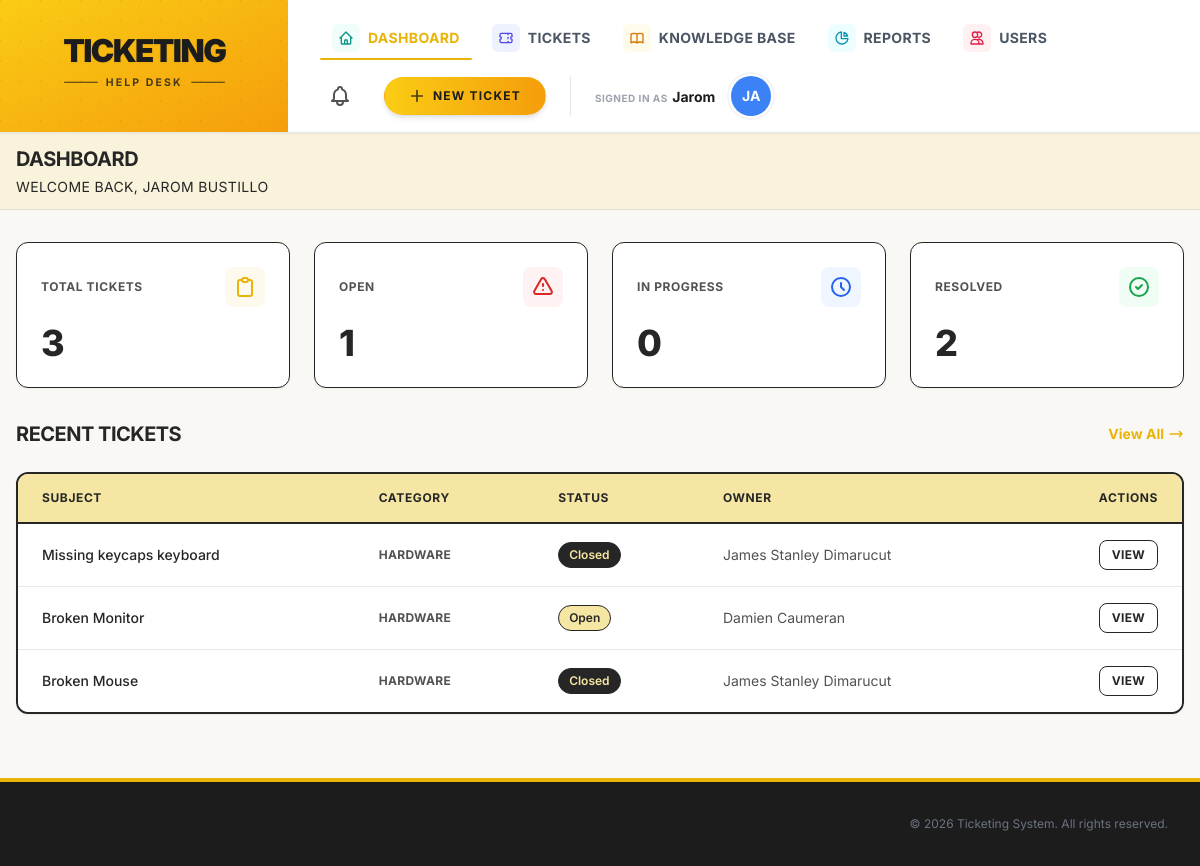
The app's page /dashboard.php (signed in) with its own data.
### tables this page shows
CREATE TABLE `tickets` (
  `id` int(11) UNSIGNED NOT NULL,
  `user_id` int(11) UNSIGNED NOT NULL,
  `subject` varchar(255) NOT NULL,
  `description` text NOT NULL,
  `category` varchar(50) NOT NULL DEFAULT 'Other',
  `ticket_type` enum('Incident','Request') NOT NULL DEFAULT 'Incident',
  `status` varchar(50) NOT NULL DEFAULT 'Open',
  `priority` varchar(50) NOT NULL DEFAULT 'normal',
  `technician_response` text DEFAULT NULL,
  `hours_worked` decimal(10,2) DEFAULT NULL,
  `importance` varchar(50) DEFAULT NULL,
  `resolution_status` varchar(50) DEFAULT NULL,
  `additional_comments` text DEFAULT NULL,
  `created_at` datetime DEFAULT current_timestamp()
);

CREATE TABLE `users` (
  `id` int(11) UNSIGNED NOT NULL,
  `name` varchar(255) NOT NULL,
  `username` varchar(50) NOT NULL,
  `password` varchar(255) NOT NULL,
  `role` enum('help_desk','admin','technician') NOT NULL DEFAULT 'help_desk',
  `created_at` datetime DEFAULT current_timestamp()
);

### includes/auth.php (called while the page is built, shortened)
<?php
function status_badge_class($status)
{
  $st = strtolower((string) $status);
  $base = 'inline-flex items-center px-2.5 py-1 rounded-full text-xs font-semibold border border-[#262626]';
  if (strpos($st, 'open') !== false)
    return $base . ' bg-[#f5e6a3] text-[#262626]';
  if (strpos($st, 'close') !== false)
    return $base . ' bg-[#262626] text-[#f5e6a3]';
  return $base . ' bg-white text-[#262626]';
}

### dashboard.php (the view, shortened to what this page needs)
<?php
require_once 'db.php';
require_once 'includes/auth.php';
require_once 'includes/header.php';
$sql = ($user['role'] === 'admin' || $user['role'] === 'technician')
  ? "SELECT tickets.*, users.name FROM tickets JOIN users ON users.id = tickets.user_id ORDER BY tickets.id DESC LIMIT 20"
  : "SELECT * FROM tickets WHERE user_id = ? ORDER BY id DESC LIMIT 20";
if ($user['role'] === 'admin' || $user['role'] === 'technician') {
  $res = $conn->query($sql);
} else {
  $stmt = $conn->prepare($sql);
  $stmt->bind_param('i', $user['id']);
  $stmt->execute();
  $res = $stmt->get_result();
}
$rows = $res ? $res->fetch_all(MYSQLI_ASSOC) : [];
$stats = [];
if ($user['role'] === 'admin' || $user['role'] === 'technician') {
  $total_res = $conn->query("SELECT COUNT(*) as c FROM tickets");
  $stats['total'] = $total_res->fetch_assoc()['c'];
  $open_res = $conn->query("SELECT COUNT(*) as c FROM tickets WHERE status = 'Open'");
  $stats['open'] = $open_res->fetch_assoc()['c'];
  $ip_res = $conn->query("SELECT COUNT(*) as c FROM tickets WHERE status = 'In Progress'");
  $stats['in_progress'] = $ip_res->fetch_assoc()['c'];
  $closed_res = $conn->query("SELECT COUNT(*) as c FROM tickets WHERE status = 'Closed'");
  $stats['closed'] = $closed_res->fetch_assoc()['c'];
}
?>
<section aria-labelledby="stats-heading" class="mb-8">
  <div class="grid grid-cols-2 lg:grid-cols-4 gap-6">
    <div
      class="bg-white border text-[#262626] rounded-xl p-6 shadow-sm hover:shadow-md hover:-translate-y-1 transition-all duration-200 border-[#262626]">
      <div class="flex items-center justify-between mb-4">
        <span class="text-xs font-bold text-[#525252] uppercase tracking-wider">Total Tickets</span>
        <div class="p-2 bg-[#f5e6a3]/20 rounded-lg text-[#eab308]">
          <svg xmlns="http://www.w3.org/2000/svg" class="w-6 h-6" fill="none" viewBox="0 0 24 24" stroke="currentColor"
            stroke-width="2">
            <path stroke-linecap="round" stroke-linejoin="round"
              d="M9 5H7a2 2 0 00-2 2v12a2 2 0 002 2h10a2 2 0 002-2V7a2 2 0 00-2-2h-2M9 5a2 2 0 002 2h2a2 2 0 002-2M9 5a2 2 0 012-2h2a2 2 0 012 2" />
          </svg>
        </div>
      </div>
      <div class="text-4xl font-extrabold text-[#262626]"><?= $stats['total'] ?></div>
    </div>
    <div
      class="bg-white border text-[#262626] rounded-xl p-6 shadow-sm hover:shadow-md hover:-translate-y-1 transition-all duration-200 border-[#262626]">
      <div class="flex items-center justify-between mb-4">
        <span class="text-xs font-bold text-[#525252] uppercase tracking-wider">Open</span>
        <div class="p-2 bg-red-50 rounded-lg text-red-600">
        </div>
      </div>
      <div class="text-4xl font-extrabold text-[#262626]"><?= $stats['open'] ?></div>
    </div>
    <div
      class="bg-white border text-[#262626] rounded-xl p-6 shadow-sm hover:shadow-md hover:-translate-y-1 transition-all duration-200 border-[#262626]">
      <div class="flex items-center justify-between mb-4">
        <span class="text-xs font-bold text-[#525252] uppercase tracking-wider">In Progress</span>
        <div class="p-2 bg-blue-50 rounded-lg text-blue-600">
          <svg xmlns="http://www.w3.org/2000/svg" class="w-6 h-6" fill="none" viewBox="0 0 24 24" stroke="currentColor"
            stroke-width="2">
            <path stroke-linecap="round" stroke-linejoin="round" d="M12 8v4l3 3m6-3a9 9 0 11-18 0 9 9 0 0118 0z" />
          </svg>
        </div>
      </div>
      <div class="text-4xl font-extrabold text-[#262626]"><?= $stats['in_progress'] ?></div>
    </div>
    <div
      class="bg-white border text-[#262626] rounded-xl p-6 shadow-sm hover:shadow-md hover:-translate-y-1 transition-all duration-200 border-[#262626]">
      <div class="flex items-center justify-between mb-4">
        <span class="text-xs font-bold text-[#525252] uppercase tracking-wider">Resolved</span>
        <div class="p-2 bg-green-50 rounded-lg text-green-600">
          <svg xmlns="http://www.w3.org/2000/svg" class="w-6 h-6" fill="none" viewBox="0 0 24 24" stroke="currentColor"
            stroke-width="2">
            <path stroke-linecap="round" stroke-linejoin="round" d="M9 12l2 2 4-4m6 2a9 9 0 11-18 0 9 9 0 0118 0z" />
          </svg>
        </div>
      </div>
      <div class="text-4xl font-extrabold text-[#262626]"><?= $stats['closed'] ?></div>
    </div>
  </div>
</section>
<section aria-labelledby="recent-tickets">
  <div class="flex items-center justify-between mt-8 mb-6">
    <h2 id="recent-tickets" class="text-xl font-bold text-[#262626] uppercase tracking-tight">Recent Tickets</h2>
    <a href="tickets.php"
      class="text-sm font-bold text-[#eab308] hover:text-[#262626] transition-colors flex items-center gap-1 group">
      View All
      <svg xmlns="http://www.w3.org/2000/svg" class="w-4 h-4 transform group-hover:translate-x-1 transition-transform"
        fill="none" viewBox="0 0 24 24" stroke="currentColor">
        <path stroke-linecap="round" stroke-linejoin="round" stroke-width="2" d="M17 8l4 4m0 0l-4 4m4-4H3" />
      </svg>
    </a>
  </div>
  <?php if (empty($rows)): ?>
    <div class="bg-white border-2 border-[#262626] rounded-xl p-12 mb-8 shadow-sm text-center">
      <div class="inline-flex items-center justify-center w-16 h-16 rounded-full bg-[#f5e6a3]/30 mb-4">
        <svg xmlns="http://www.w3.org/2000/svg" class="w-8 h-8 text-[#eab308]" fill="none" viewBox="0 0 24 24"
          stroke="currentColor">
          <path stroke-linecap="round" stroke-linejoin="round" stroke-width="2"
            d="M15.536 8.464a5 5 0 010 7.072m2.828-9.9a9 9 0 010 12.728M5.586 15H4a1 1 0 01-1-1v-4a1 1 0 011-1h1.586l4.707-4.707C10.923 3.663 12 4.109 12 5v14c0 .891-1.077 1.337-1.707.707L5.586 15z" />
        </svg>
      </div>
      <h3 class="text-lg font-bold text-[#262626] mb-2">No tickets yet</h3>
      <p class="text-[#525252] mb-6 max-w-sm mx-auto">It looks like there are no tickets to display. Get started by
        creating your first ticket.</p>
      <a href="create_ticket.php"
        class="inline-flex items-center gap-2 px-6 py-3 rounded-lg border-2 border-[#262626] bg-[#f5e6a3] text-[#262626] font-bold uppercase tracking-wide hover:bg-[#262626] hover:text-[#f5e6a3] hover:-translate-y-0.5 shadow-sm transition-all">
        <svg xmlns="http://www.w3.org/2000/svg" class="w-5 h-5" fill="none" viewBox="0 0 24 24" stroke="currentColor"
          stroke-width="2">
          <path stroke-linecap="round" stroke-linejoin="round" d="M12 4v16m8-8H4" />
        </svg>
        Create Ticket
      </a>
    </div>
  <?php else: ?>
    <div class="bg-white border-2 border-[#262626] rounded-xl overflow-hidden mb-8 shadow-sm">
      <div class="overflow-x-auto">
        <table class="w-full text-sm text-left">
          <thead class="text-xs uppercase bg-[#f5e6a3] text-[#262626] font-bold border-b-2 border-[#262626]">
            <tr>
              <th scope="col" class="px-6 py-4 tracking-wider">Subject</th>
              <th scope="col" class="px-6 py-4 tracking-wider">Category</th>
              <th scope="col" class="px-6 py-4 tracking-wider">Status</th>
              <?php if ($user['role'] === 'admin' || $user['role'] === 'technician'): ?>
                <th scope="col" class="px-6 py-4 tracking-wider">Owner</th><?php endif; ?>
              <th scope="col" class="px-6 py-4 tracking-wider text-right">Actions</th>
            </tr>
          </thead>
          <tbody class="divide-y divide-[#262626]/10">
            <?php foreach ($rows as $t): ?>
              <tr class="bg-white hover:bg-[#f5e6a3]/10 transition-colors">
                <td class="px-6 py-4 font-medium text-[#262626]">
                  <div class="truncate max-w-[200px] sm:max-w-xs"><?= htmlspecialchars($t['subject'] ?? '') ?></div>
                </td>
                <td class="px-6 py-4 text-[#525252] text-xs font-bold uppercase tracking-wide">
                  <?= htmlspecialchars($t['category'] ?? 'Other') ?>
                </td>
                <td class="px-6 py-4"><span
                    class="<?= status_badge_class($t['status'] ?? '') ?>"><?= htmlspecialchars($t['status'] ?? 'Unknown') ?></span>
                </td>
                <?php if ($user['role'] === 'admin' || $user['role'] === 'technician'): ?>
                  <td class="px-6 py-4 text-[#525252]"><?= htmlspecialchars($t['name'] ?? '') ?></td>
                <?php endif; ?>
                <td class="px-6 py-4 text-right">
                  <div class="flex items-center justify-end gap-2">
                    <a class="inline-flex items-center px-3 py-1.5 rounded-lg border border-[#262626] bg-white text-[#262626] text-xs font-bold uppercase tracking-wide hover:bg-[#262626] hover:text-[#f5e6a3] transition-colors"
                      href="tickets.php?id=<?= (int) $t['id'] ?>">View</a>
                  </div>
                </td>
              </tr>
            <?php endforeach; ?>
          </tbody>
        </table>
      </div>
    </div>
  <?php endif; ?>
</section>
<?php require_once 'includes/footer.php'; ?>

### records on screen
tickets: subject "Missing keycaps keyboard", category "HARDWARE", status "Closed", user.name "James Stanley Dimarucut"
tickets: subject "Broken Monitor", category "HARDWARE", status "Open", user.name "Damien Caumeran"
tickets: subject "Broken Mouse", category "HARDWARE", status "Closed", user.name "James Stanley Dimarucut"

### other values on screen
$username "Jarom"
$initials "JA"
$page_heading "DASHBOARD"
$page_subtitle "WELCOME BACK, JAROM BUSTILLO"
$stats['total'] "3"
$stats['open'] "1"
$stats['in_progress'] "0"
$stats['closed'] "2"
